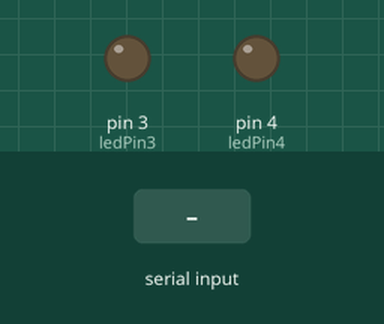
Recording of a sketch running on a simulated Arduino Uno, built with avr-gcc and run on an emulated ATmega328P. On the bench: output pins drawn as LEDs (lit = HIGH). The inputs (shaded band) are chosen by the test bench.

Above: at 1.2 s.
1.3 s: "H" received over Serial
At 2.5 s:
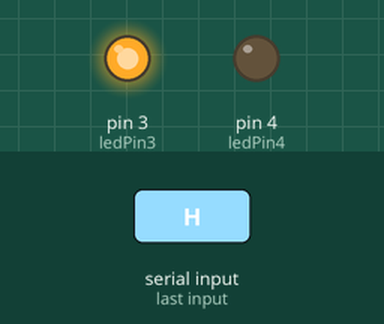
2.8 s: "G" received over Serial
At 3.7 s:
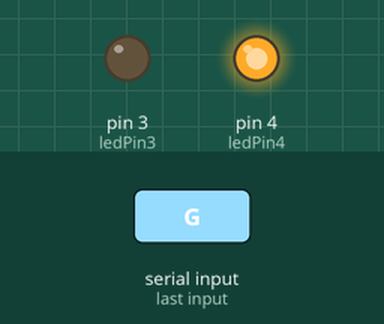
4.3 s: "R" received over Serial
At 4.9 s:
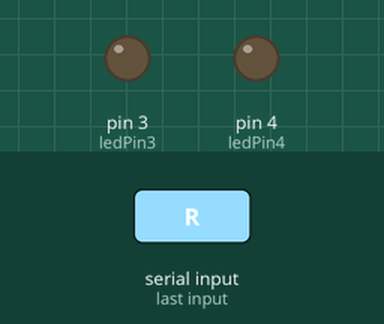
Timing chart, 0 to 7.3 s (numbered marks = the images above; inputs shaded):
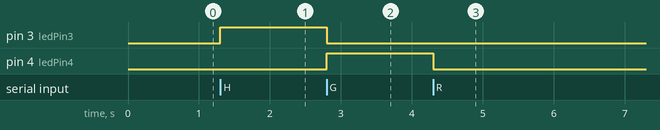

The sketch:

emg_command.ino
```cpp
const int ledPin3 = 3; // the pin that the LED is attached to
const int ledPin4 = 4;
int incomingByte;      // a variable to read incoming serial data into

void setup() {
  // initialize serial communication:
  Serial.begin(115200);
  // initialize the LED pin as an output:
  pinMode(ledPin3, OUTPUT);
  pinMode(ledPin4, OUTPUT);
}

void loop() {
  // see if there's incoming serial data:
  if (Serial.available() > 0) {
    // read the oldest byte in the serial buffer:
    incomingByte = Serial.read();
    // if it's a capital H (ASCII 72), turn on the LED:
    if (incomingByte == 'H') {
      digitalWrite(ledPin3, HIGH);
      digitalWrite(ledPin4, LOW);
    }
    // if it's an L (ASCII 76) turn off the LED:
    if (incomingByte == 'G') {
      digitalWrite(ledPin3, LOW);
      digitalWrite(ledPin4, HIGH);
    }
    if (incomingByte == 'R'){
      digitalWrite(ledPin3, LOW);
      digitalWrite(ledPin4, LOW);
    }
  }
}
```

Measured:
- after the input at 1.3 s, pin 3 (ledPin3): LOW → HIGH at once
- after the input at 2.8 s, pin 3 (ledPin3): HIGH → LOW at once; pin 4 (ledPin4): LOW → HIGH at once
- after the input at 4.3 s, pin 4 (ledPin4): HIGH → LOW at once
